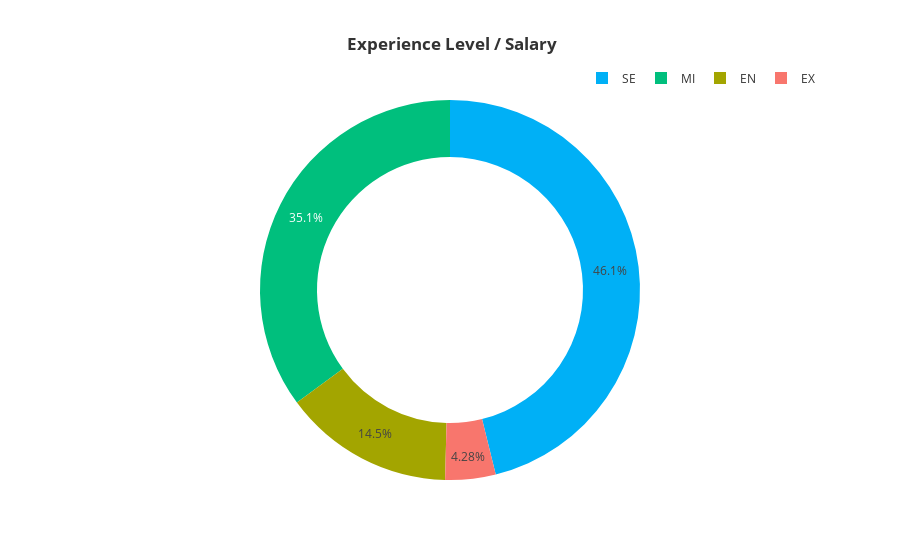

The notebook cell saved with this chart:
### Code cell
# Thanks VARUN SAI KANURI // KAGGLE

fig=px.pie(pd.groupby('experience_level',as_index=False)['salary'].count().sort_values(by='salary',ascending=True).head(10),names='experience_level',values='salary',color='experience_level',hole=0.7,labels={'experience_level':'experience_level Size','salary':'count'},template='ggplot2',title='<b> Experience Level / Salary')
fig.update_layout(title_x=0.5,legend=dict(orientation='h',yanchor='bottom',y=1.02,xanchor='right',x=1))

### Figure 1 — Plotly figure (JSON) as saved in the notebook; plotly's stock layout.template omitted (floating-point values rounded to 4 significant figures)
{"data": [{"customdata": [["EX"], ["EN"], ["MI"], ["SE"]], "domain": {"x": [0, 1], "y": [0, 1]}, "hole": 0.7, "hovertemplate": "experience_level Size=%{customdata[0]}<br>count=%{value}<extra></extra>", "labels": ["EX", "EN", "MI", "SE"], "legendgroup": "", "marker": {"colors": ["#F8766D", "#A3A500", "#00BF7D", "#00B0F6"]}, "name": "", "showlegend": true, "type": "pie", "values": [26, 88, 213, 280]}], "layout": {"legend": {"orientation": "h", "tracegroupgap": 0, "x": 1, "xanchor": "right", "y": 1.02, "yanchor": "bottom"}, "title": {"text": "<b> Experience Level / Salary", "x": 0.5}}}
